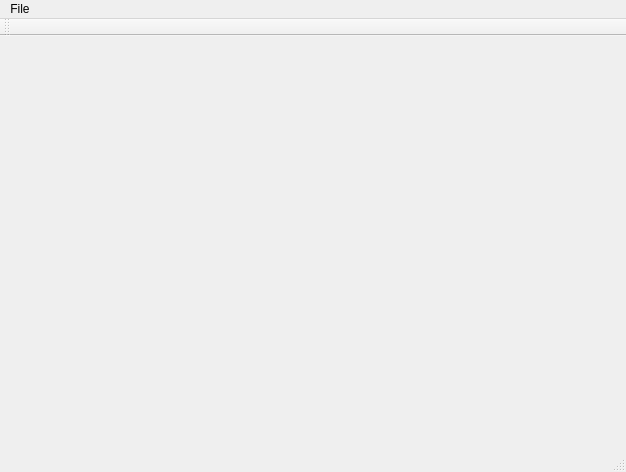
<?xml version="1.0" encoding="UTF-8"?>
<ui version="4.0">
 <class>MainWindow</class>
 <widget class="QMainWindow" name="MainWindow">
  <property name="geometry">
   <rect>
    <x>0</x>
    <y>0</y>
    <width>626</width>
    <height>472</height>
   </rect>
  </property>
  <property name="windowTitle">
   <string>MainWindow</string>
  </property>
  <widget class="QWidget" name="centralWidget">
   <widget class="QWidget" name="horizontalLayoutWidget">
    <property name="geometry">
     <rect>
      <x>9</x>
      <y>9</y>
      <width>591</width>
      <height>331</height>
     </rect>
    </property>
    <layout class="QHBoxLayout" name="horizontalLayout">
     <item>
      <layout class="QVBoxLayout" name="verticalLayout"/>
     </item>
    </layout>
   </widget>
  </widget>
  <widget class="QMenuBar" name="menuBar">
   <property name="geometry">
    <rect>
     <x>0</x>
     <y>0</y>
     <width>626</width>
     <height>22</height>
    </rect>
   </property>
   <widget class="QMenu" name="menuFile">
    <property name="title">
     <string>File</string>
    </property>
    <addaction name="separator"/>
    <addaction name="actionQuit"/>
   </widget>
   <addaction name="menuFile"/>
  </widget>
  <widget class="QToolBar" name="mainToolBar">
   <attribute name="toolBarArea">
    <enum>TopToolBarArea</enum>
   </attribute>
   <attribute name="toolBarBreak">
    <bool>false</bool>
   </attribute>
  </widget>
  <widget class="QStatusBar" name="statusBar"/>
  <action name="actionQuit">
   <property name="text">
    <string>Quit(&amp;Q)</string>
   </property>
  </action>
 </widget>
 <layoutdefault spacing="6" margin="11"/>
 <resources/>
 <connections/>
</ui>
